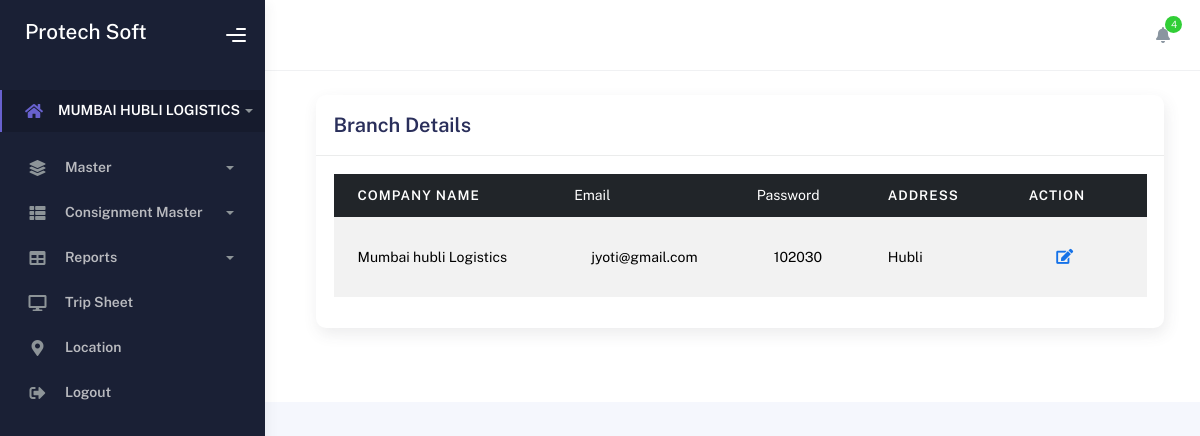
Page /view_branch on the committed database.
### consign_app/models.py (models this page shows)
class Branch(models.Model):
    headname = models.CharField(max_length=150, null=True)
    companyname = models.CharField(max_length=50, null=True)
    phonenumber = models.CharField(max_length=50, null=True)
    email = models.CharField(max_length=50, null=True)
    gst = models.CharField(max_length=50, null=True)
    address = models.CharField(max_length=50, null=True)
    password = models.CharField(max_length=50, null=True)
    services = models.CharField(max_length=500, null=True)
    agency = models.CharField(max_length=500, null=True)

### consign_app/views.py (the view)
# urls.py: path('view_branch', views.view_branch, name='view_branch'),
def view_branch(request):
    data = Branch.objects.all()
    return render(request, 'view_branch.html', {'data': data})

### consign_app/templates/view_branch.html (shortened to what this page needs)
{% load static %}
<!DOCTYPE html>
<html lang="en">
  <head>
    <link rel="stylesheet" href="{% static 'assets/css/bootstrap.min.css' %}" />
    <link rel="stylesheet" href="{% static 'assets/css/plugins.min.css' %}" />
    <link rel="stylesheet" href="{% static 'assets/css/kaiadmin.min.css' %}" />
    <link rel="stylesheet" href="{% static 'assets/css/demo.css' %}" />
  </head>
          {% include 'index_menu.html' %}
    <div class="container" style=" width: 100%; overflow-x: auto;">
<div class="container">
          <div class="page-inner">
            <div class="page-header">
                <form method="get" style="width:900px">
                    <div class="col-md-12">
                <div class="card">
                  <div class="card-header">
                    <h4 class="card-title">Branch Details</h4>
                  </div>
                  <div class="card-body">
                    <div class="table-responsive">
<table id="multi-filter-select" class="display table table-striped table-hover">                        <thead class="table-dark">
                        <tr>
                            <th>Company Name</th>
                            <td>Email</td>
                            <td>Password</td>
                            <th>Address</th>
                            <th>Action</th>
                        </tr>
                        </thead>
                        <tbody>
                        {% for v in data %}
                        <tr class="custom-row">
                            <td>{{v.companyname}}</td>
                            <td>{{v.email}}</td>
                            <td>{{ v.password }}</td>
                            <td>{{v.address}}</td>
                            <td class="action-btns">
                                <a href="{% url 'edit_branch' v.id %}" class="btn btn-link btn-primary btn-lg">  <i class="fa fa-edit"></i></a>
                            </td>
                        </tr>
                        {% endfor %}
                        </tbody>
                    </table>
                    </div>
                  </div>
                </div>
                    </div>
                </form>
            </div>
        </div>
    </div>
</div>
  </body>
</html>

### rows in the picture
Branch: companyname "Mumbai hubli Logistics", email "jyoti@gmail.com", password "102030", address "Hubli"
